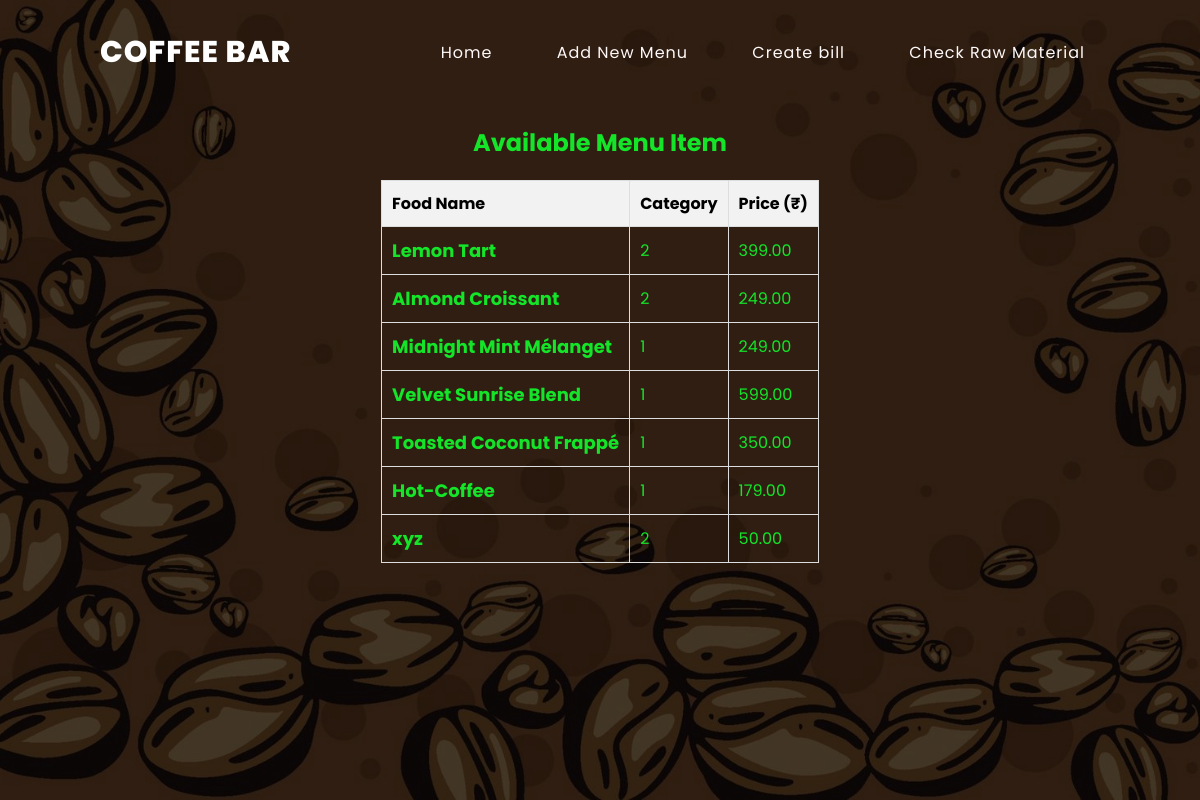
The app's page /home.php with its own data.
### tables this page shows
CREATE TABLE `foodmenu` (
  `menuID` int(11) NOT NULL,
  `foodName` varchar(255) DEFAULT NULL,
  `foodPrice` decimal(10,2) DEFAULT NULL,
  `CategoryID` int(11) DEFAULT NULL
);

### home.php (the view, shortened to what this page needs)
<!DOCTYPE html>
<html lang="en" dir="ltr">
  <head>
    <link rel="stylesheet" href="home.css">
    <link rel="stylesheet" href="https://cdnjs.cloudflare.com/ajax/libs/font-awesome/5.14.0/css/all.min.css">
  </head>
  <body>
    <section>
      <header>
        <h2><a href="#" class="logo">Coffee Bar</a></h2>
        <div class="navigation">
          <a href="home.php">Home</a>
          <a href="addmenu.php">Add New Menu</a>
          <a href="createbill.php">Create bill</a>
          <a href="material.php">Check Raw Material</a>
        </div>
      </header>
      <?php
$con = mysqli_connect("localhost","root","","coffee_bar");
      $qry="select *from foodMenu ";
  $show=mysqli_query($con,$qry);
  echo "<center>";
  echo "<div class='menu-heading'><h1>Available Menu Item</h1></div>";
  echo "<table class='menu-table'>";
  echo "<tr><th>Food Name</th><th>Category</th><th>Price (₹)</th></tr>";
  while($row = mysqli_fetch_array($show)) {
    echo "<tr>";
    echo "<td><span class='food-name'>".$row['foodName']."</span></td>";
    echo "<td><span class='food-price'>".$row['CategoryID']."</span></td>";
    echo "<td><span class='food-price'>".$row['foodPrice']."</span></td>";
    echo "</tr>";
}
 ?>
    </section>
  </body>
</html>

### home.css (style rules this page uses)
* { margin: 0; padding: 0; box-sizing: border-box; font-family: "Poppins", sans-serif; }
section { position: relative; width: 100%; min-height: 100vh; display: flex; flex-direction: column; justify-content: flex-start; background: url(bg2.png)no-repeat; background-size: cover; background-position: center; }
header { position: relative; top: 0; width: 100%; padding: 30px 100px; display: flex; justify-content: space-between; align-items: center; }
header .logo { position: relative; color: #ffffff; font-size: 30px; text-decoration: none; text-transform: uppercase; font-weight: 800; letter-spacing: 1px; }
header .navigation a { color: #fff9f9; text-decoration: none; font-weight: 400; letter-spacing: 1px; padding: 2px 15px; border-radius: 10px; transition: 0.3s; transition-property: background; }
header .navigation a:not(:last-child) { margin-right: 30px; }

### home.php (style rules this page uses)
.menu-heading { font-family: Lucida Handwriting;; display: flex; font-weight: 800; font-size: 25px; color:#14e529; justify-content: center; }
.menu-table { border-collapse: collapse; margin: 20px 0; }
.menu-heading { color: #14e529; text-align: center; margin: 20px 0; }
.menu-heading h1 { font-size: 24px; font-weight: bold; color: #14e529; }
.menu-table th, .menu-table td { padding: 10px; text-align: left; border: 1px solid #ddd; }
.menu-table th { background-color: #f2f2f2; font-weight: bold; }
.food-name { font-size: 18px; font-weight: bold; color: #14e529; }
.food-price { font-size: 16px; color: #14e529; }

### records on screen
foodmenu: foodName "Lemon Tart", CategoryID "2", foodPrice "399.00"
foodmenu: foodName "Almond Croissant", CategoryID "2", foodPrice "249.00"
foodmenu: foodName "Midnight Mint Mélanget", CategoryID "1", foodPrice "249.00"
foodmenu: foodName "Velvet Sunrise Blend", CategoryID "1", foodPrice "599.00"
foodmenu: foodName "Toasted Coconut Frappé", CategoryID "1", foodPrice "350.00"
foodmenu: foodName "Hot-Coffee", CategoryID "1", foodPrice "179.00"
foodmenu: foodName "xyz", CategoryID "2", foodPrice "50.00"
